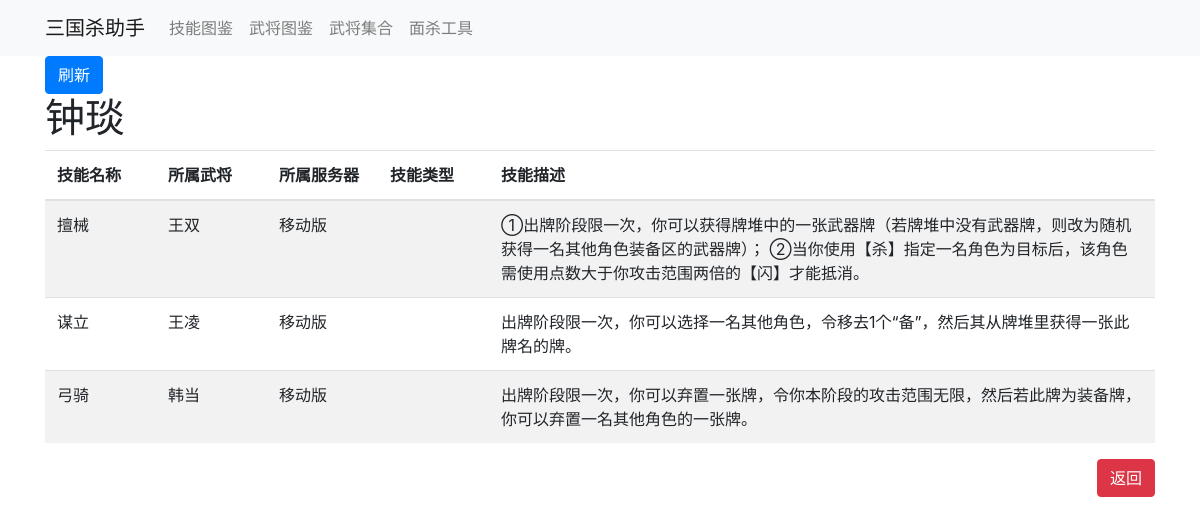
The app's page /sgs/faceas/roleskills/zhongyan with its own data.
### sgs/models.py (models this page shows)
class Skills_Table(models.Model):
    skill_name = models.CharField(max_length=10, null=True, blank=True, default='None', verbose_name='技能名称')
    skill_belong = models.CharField(max_length=64, null=True, blank=True, default='None', verbose_name='所属武将')
    skill_server = models.CharField(max_length=32, null=True, blank=True, default='None', verbose_name='所属服务器')
    skill_type = models.CharField(max_length=128, null=True, blank=True, default='None', verbose_name='技能类型')
    skill_detail = models.CharField(max_length=1023, null=True, blank=True, default='None', verbose_name='技能描述')

### sgs/views.py (the view)
# urls.py: path('faceas/roleskills/zhongyan', views.zhongyan),
def zhongyan(request):
    allskills = models.Skills_Table.objects.filter(skill_detail__regex="^.{0,2}出牌阶段.*?(次{0,1})，.*?",
                                                   skill_type='').order_by('?').all()
    allskills = allskills.exclude(skill_detail__regex="出牌阶段[开始|结束]",
                                                   skill_type='').order_by('?').all()
    return render(request, 'zhongyan.html', {'allskills': allskills[:3]})

### templates/zhongyan.html
{% extends 'navbar.html' %}
{% block container %}
    <div class="container">
    <a type="button" class="btn btn-primary " href="./zhongyan">刷新</a>
    </div>
    <div>
        <div class="container">
        <h1>钟琰</h1>
            <table class="table table-striped">
                    <thead>
                    <tr>
                        <th scope="col">技能名称</th>
                        <th scope="col">所属武将</th>
                        <th scope="col">所属服务器</th>
                        <th scope="col">技能类型</th>
                        <th scope="col">技能描述</th>
                    </tr>
                    </thead>
                    <tbody>
                {% for obj in allskills %}
                    <tr>
                        <td width="10%">{{ obj.skill_name }}</td>
                        <td width="10%">{{ obj.skill_belong }}</td>
                        <td width="10%">{{ obj.skill_server }}</td>
                        <td width="10%">{{ obj.skill_type }}</td>
                        <td width="60%">{{ obj.skill_detail }}</td>
                    </tr>
                {% endfor %}
                </tbody>
            </table>
            <a type="button" class="btn btn-danger float-right" href="../roleskills">返回</a>
        </div>
    </div>
{% endblock %}

### records on screen
Skills_Table: skill_name "擅械", skill_belong "王双", skill_server "移动版", skill_detail "①出牌阶段限一次，你可以获得牌堆中的一张武器牌（若牌堆中没有武器牌，则改为随机获得一名其他角色装备区的武器牌）； ②当你使用【杀】指定一名角色为目标后，该角色需使用点数大于你攻击范围两倍的【闪】才能抵消。"
Skills_Table: skill_name "谋立", skill_belong "王凌", skill_server "移动版", skill_detail "出牌阶段限一次，你可以选择一名其他角色，令移去1个“备”，然后其从牌堆里获得一张此牌名的牌。"
Skills_Table: skill_name "弓骑", skill_belong "韩当", skill_server "移动版", skill_detail "出牌阶段限一次，你可以弃置一张牌，令你本阶段的攻击范围无限，然后若此牌为装备牌，你可以弃置一名其他角色的一张牌。"
